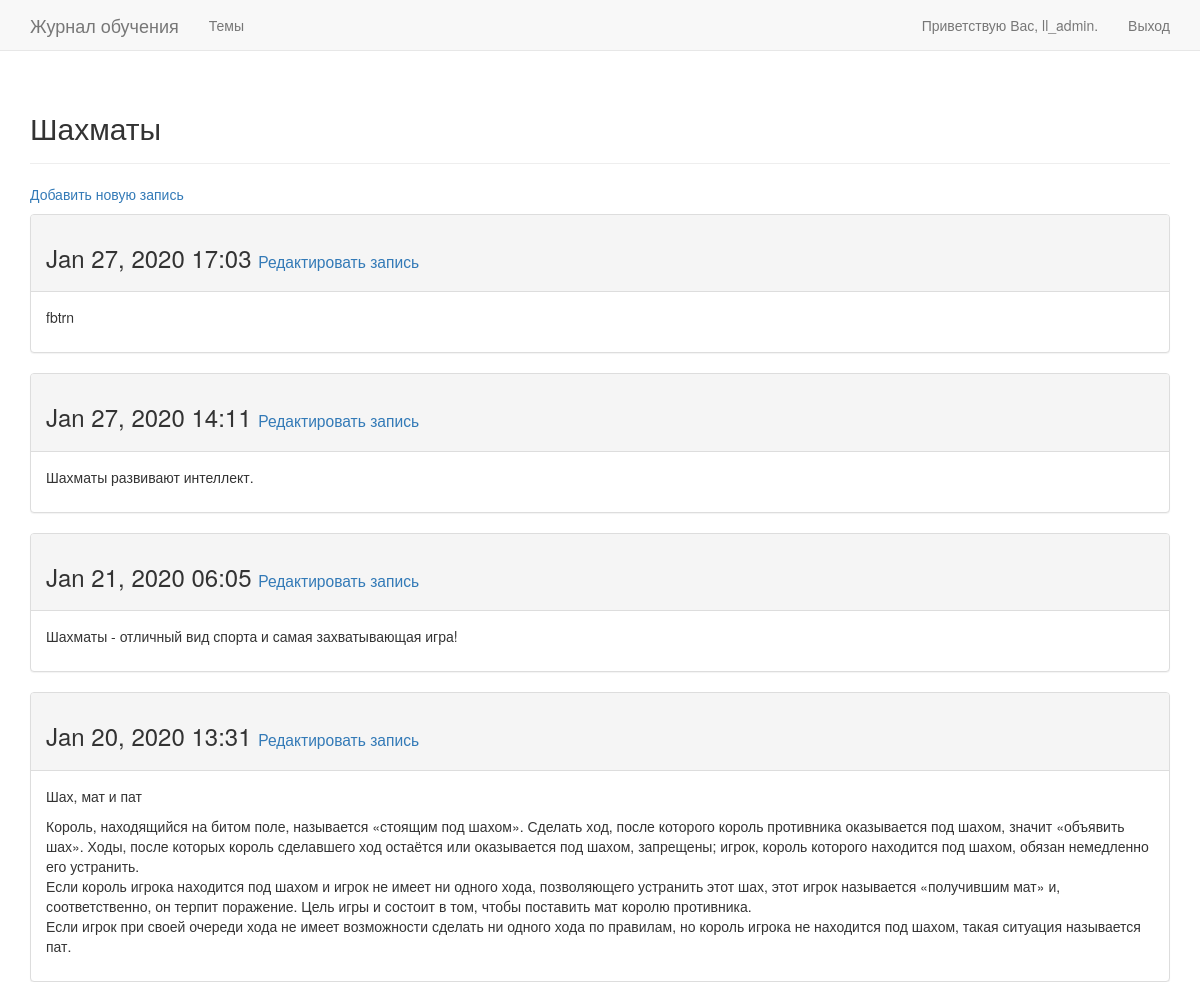
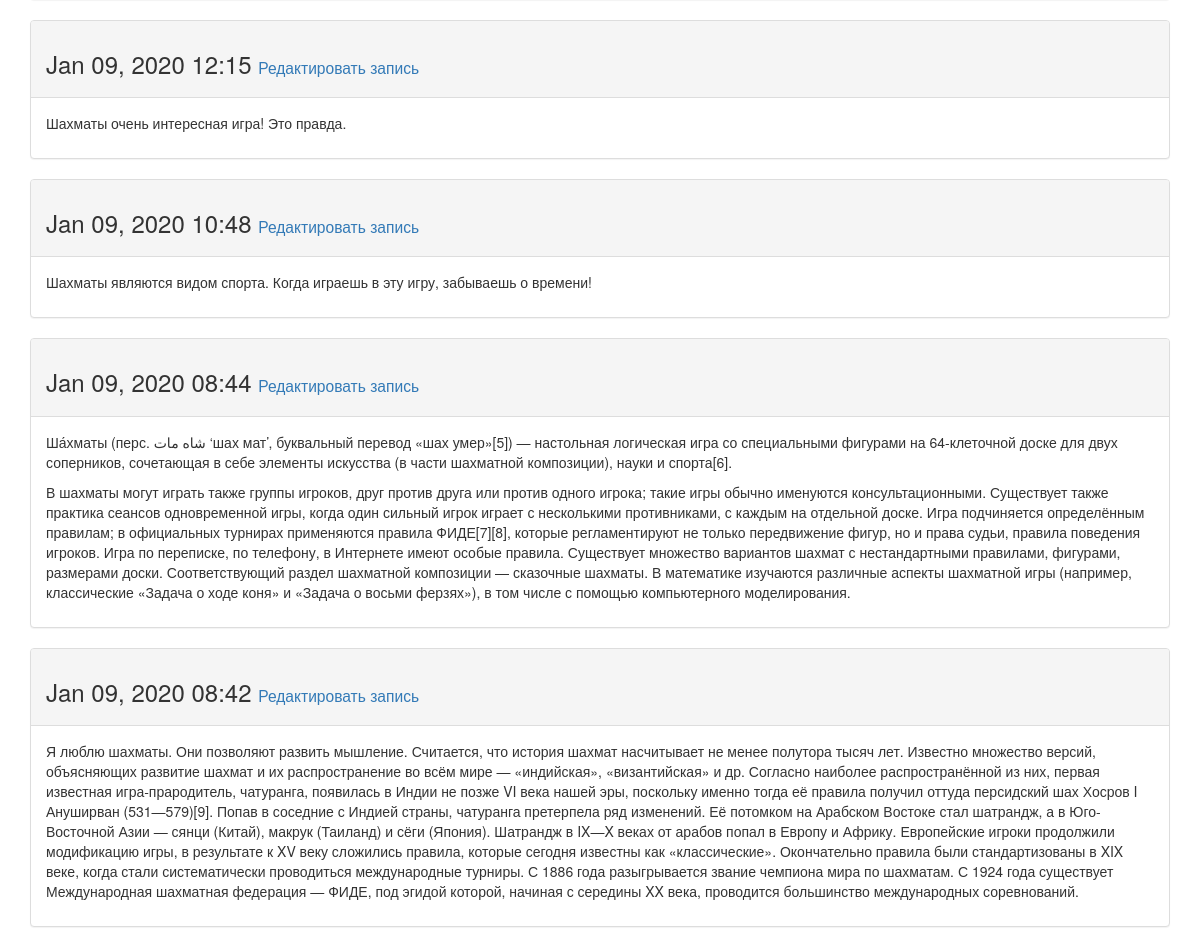
The page /topics/1/ (signed in) on the database its author committed (2 pictures, top to bottom).
### learning_logs/models.py (models this page shows, shortened)
class Topic(models.Model):
    text = models.CharField(max_length=200)
    date_added = models.DateTimeField(auto_now_add=True)
    owner = models.ForeignKey(User, on_delete=models.CASCADE)
    def __str__(self):
        return self.text

class Entry(models.Model):
    topic = models.ForeignKey(Topic, on_delete=models.CASCADE)
    text = models.TextField()
    date_added = models.DateTimeField(auto_now_add=True)
    class Meta:
        verbose_name_plural = 'entries'

### learning_logs/views.py (the view)
# urls.py: path('topics/<int:topic_id>/', views.topic, name='topic'),
@login_required
def topic(request, topic_id):
    topic = get_object_or_404(Topic, id=topic_id)
    if topic.owner != request.user:
        raise Http404
    entries = topic.entry_set.order_by('-date_added')
    context = {'topic': topic, 'entries': entries}
    return render(request, 'learning_logs/topic.html', context)

### learning_logs/templates/learning_logs/topic.html
{% extends 'learning_logs/base.html' %}
{% block header %}
  <h2>{{ topic }}</h2>
{% endblock header %}
{% block content %}
  <p>
    <a href="{% url 'learning_logs:new_entry' topic.id %}">Добавить новую запись</a>
  </p>
  {% for entry in entries %}
    <div class="panel panel-default">
      <div class="panel-heading">
        <h3>
          {{ entry.date_added|date:'M d, Y H:i' }}
          <small>
            <a href="{% url 'learning_logs:edit_entry' entry.id %}">
                Редактировать запись</a>
          </small>
        </h3>
      </div>
      <div class="panel-body">
        {{ entry.text|linebreaks }}
      </div>
    </div>
    {% empty %}
      Пока не добавлено ни одной записи по этой теме.
  {% endfor %}
{% endblock content %}

### learning_logs/templates/learning_logs/base.html (shortened to what this page needs)
{% load bootstrap3 %}
<!DOCTYPE html>
<html lang="en">
<head>
    {% bootstrap_css %}
</head>
<body>
<nav class="navbar navbar-default navbar-static-top">
  <div class="container">
    <div class="navbar-header">
      <a class="navbar-brand" href="{% url 'learning_logs:index' %}">
          Журнал обучения</a>
    </div>
    <div id="navbar" class="navbar-collapse collapse">
      <ul class="nav navbar-nav">
          <li><a href="{% url 'learning_logs:topics' %}">Темы</a></li>
      </ul>
      <ul class="nav navbar-nav navbar-right">
        {% if user.is_authenticated %}
          <li><a>Приветствую Вас, {{ user.username }}.</a></li>
          <li><a href="{% url 'users:logout' %}">Выход</a></li>
        {% else %}
          <li><a href="{% url 'users:register' %}">Регистрация</a></li>
          <li><a href="{% url 'users:login' %}">Вход</a></li>
        {% endif %}
      </ul>
    </div>
  </div>
</nav>
    <div class="container">
      <div class="page-header">
        {% block header %}{% endblock header %}
      </div>
      <div>
        {% block content %}{% endblock content %}
      </div>
    </div>
</body>
</html>

### rows shown on the page
Topic: text "Шахматы"
Entry: date_added "Jan 27, 2020 17:03", text "fbtrn"
Entry: date_added "Jan 27, 2020 14:11", text "Шахматы развивают интеллект."
Entry: date_added "Jan 21, 2020 06:05", text "Шахматы - отличный вид спорта и самая захватывающая игра!"
Entry: date_added "Jan 20, 2020 13:31", text "Шах, мат и пат Король, находящийся на битом поле, называется «стоящим под шахом». Сделать ход, после которого король противника оказывается под шахом, значит «объявить шах». Ходы, после которых король сделавшего ход остаётся или оказывается под шахом, запрещены; игрок, король которого находится под шахом, обязан немедленно его устранить. Если король игрока находится под шахом и игрок не имеет ни одного хода, позволяющего устранить этот шах, этот игрок называется «получившим мат» и, соответственно, он терпит поражение. Цель игры и состоит в том, чтобы поставить мат королю противника. Если игрок при своей очереди хода не имеет возможности сделать ни одного хода по правилам, но король игрока…"
Entry: date_added "Jan 09, 2020 12:15", text "Шахматы очень интересная игра! Это правда."
Entry: date_added "Jan 09, 2020 10:48", text "Шахматы являются видом спорта. Когда играешь в эту игру, забываешь о времени!"
Entry: date_added "Jan 09, 2020 08:44", text "Ша́хматы (перс. شاه مات ‘шах мат’, буквальный перевод «шах умер»[5]) — настольная логическая игра со специальными фигурами на 64-клеточной доске для двух соперников, сочетающая в себе элементы искусства (в части шахматной композиции), науки и спорта[6]. В шахматы могут играть также группы игроков, друг против друга или против одного игрока; такие игры обычно именуются консультационными. Существует также практика сеансов одновременной игры, когда один сильный игрок играет с несколькими противниками, с каждым на отдельной доске. Игра подчиняется определённым правилам; в официальных турнирах применяются правила ФИДЕ[7][8], которые регламентируют не только передвижение фигур, но и права судьи,…"
Entry: date_added "Jan 09, 2020 08:42", text "Я люблю шахматы. Они позволяют развить мышление. Считается, что история шахмат насчитывает не менее полутора тысяч лет. Известно множество версий, объясняющих развитие шахмат и их распространение во всём мире — «индийская», «византийская» и др. Согласно наиболее распространённой из них, первая известная игра-прародитель, чатуранга, появилась в Индии не позже VI века нашей эры, поскольку именно тогда её правила получил оттуда персидский шах Хосров I Ануширван (531—579)[9]. Попав в соседние с Индией страны, чатуранга претерпела ряд изменений. Её потомком на Арабском Востоке стал шатрандж, а в Юго-Восточной Азии — сянци (Китай), макрук (Таиланд) и сёги (Япония). Шатрандж в IX—X веках от арабов…"

### other values the page prints
{{ user.username }} "ll_admin"
